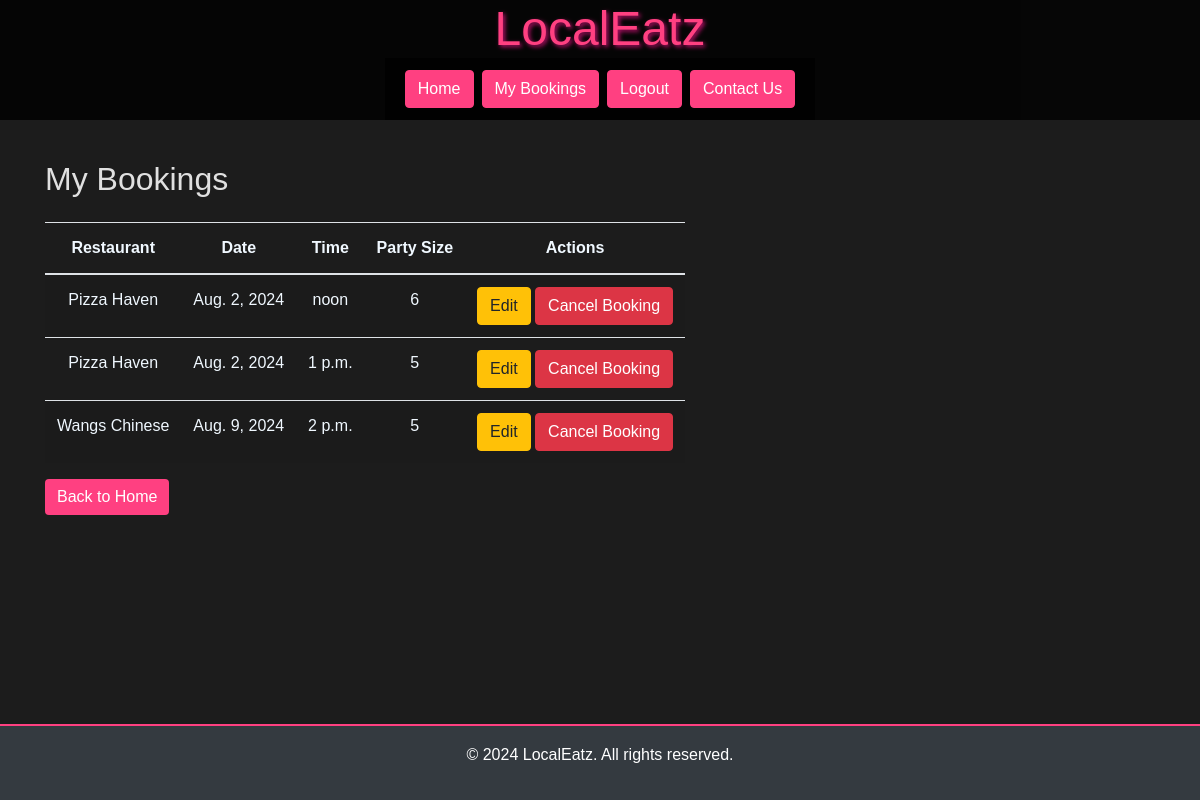
Page /my-bookings/ (signed in) on the committed database.
### restaurants/models.py (models this page shows, shortened)
class Booking(models.Model):
    user = models.ForeignKey(User, on_delete=models.SET_NULL, null=True)
    restaurant = models.ForeignKey(Restaurant, on_delete=models.CASCADE)
    name = models.CharField(max_length=100)
    date = models.DateField()  # Date of the booking
    time = models.TimeField()  # Time of the booking
    party_size = models.PositiveIntegerField()  # Number of people in the party

class Restaurant(models.Model):
    name = models.CharField(max_length=255)
    address = models.CharField(max_length=255)
    description = models.TextField(blank=True)
    max_tables = models.IntegerField(default=3)

### restaurants/views.py (the view)
@login_required
def my_bookings(request):
    user = request.user
    bookings = Booking.objects.filter(user=user)
    return render(request, 'users/my_bookings.html', {'bookings': bookings})

### restaurants/templates/users/my_bookings.html (shortened to what this page needs)
{% extends 'base.html' %}
{% block content %}
<div class="container mt-5">
    <h2 class="mb-4">My Bookings</h2>
    {% if bookings %}
    <div class="table-responsive">
        <table class="table table-striped">
            <thead>
                <tr style="color: aliceblue;">
                    <th>Restaurant</th>
                    <th>Date</th>
                    <th>Time</th>
                    <th>Party Size</th>
                    <th>Actions</th>
                </tr>
            </thead>
            <tbody>
                {% for booking in bookings %}
                <tr style="color: aliceblue;">
                    <td>{{ booking.restaurant.name }}</td>
                    <td>{{ booking.date }}</td>
                    <td>{{ booking.time }}</td>
                    <td>{{ booking.party_size }}</td>
                    <td>
                        <a href="{% url 'edit_booking' booking.id %}" class="btn btn-warning">Edit</a>
                        <button data-booking-id="{{ booking.id }}" class="btn btn-danger cancel-btn">Cancel
                            Booking</button>
                    </td>
                </tr>
                {% endfor %}
            </tbody>
        </table>
        {% else %}
        <p>You have no bookings yet.</p>
        {% endif %}
        <a href="{% url 'home' %}" class="btn btn-custom">Back to Home</a>
    </div>
</div>
{% endblock %}

### static/css/styles.css (style rules this page uses)
* { margin: 0; padding: 0; box-sizing: border-box; }
body { font-family: 'Arial', sans-serif; background: #1c1c1c; color: #e0e0e0; line-height: 1.6; padding: 0; margin: 0; }
.btn-custom { background-color: #ff4081; color: #fff; border: none; }
table { max-width: fit-content; text-align: center; }

### rows in the picture
Booking: restaurant.name "Pizza Haven", date "Aug. 2, 2024", time "noon", party_size "6"
Booking: restaurant.name "Pizza Haven", date "Aug. 2, 2024", time "1 p.m.", party_size "5"
Booking: restaurant.name "Wangs Chinese", date "Aug. 9, 2024", time "2 p.m.", party_size "5"
